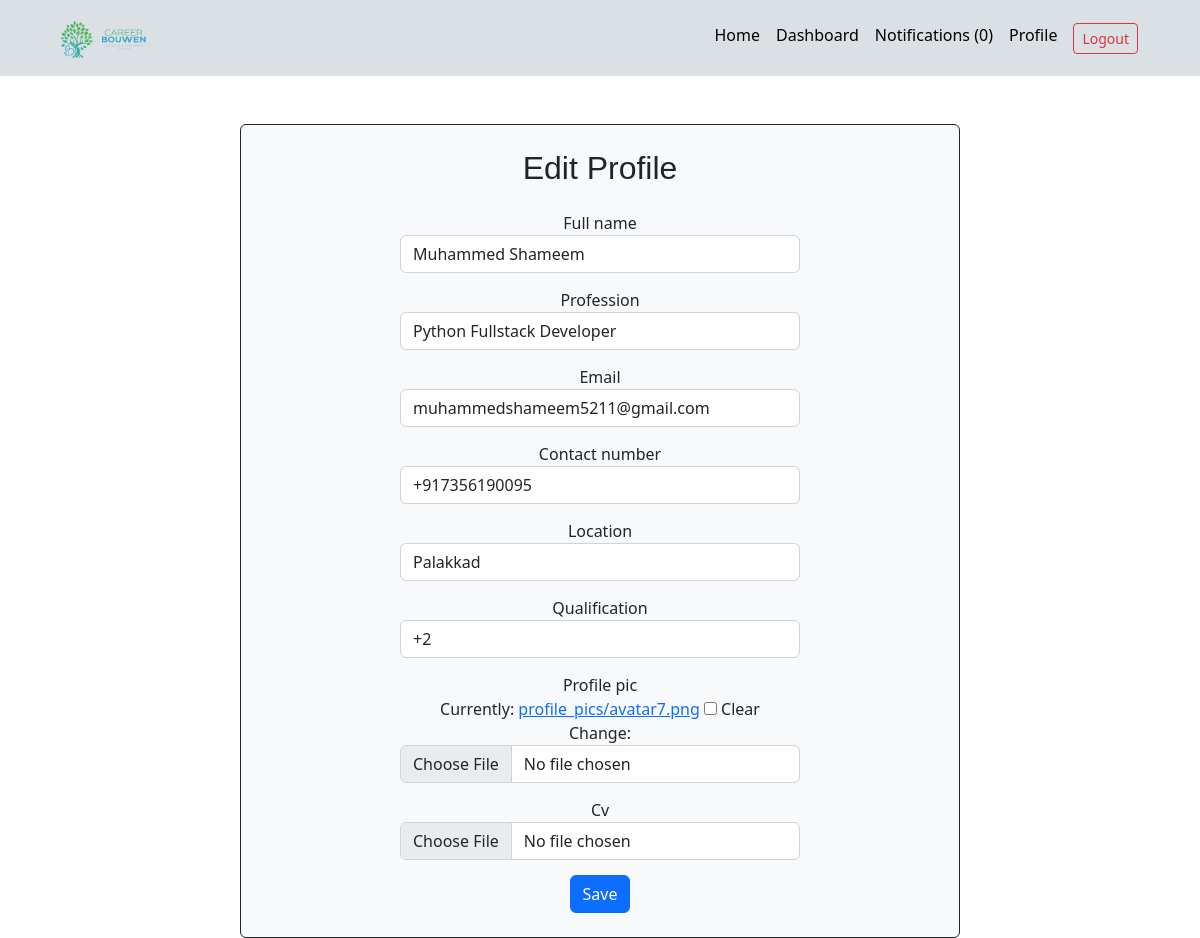
The page /Edit_Profile/ (signed in) on the database its author committed.
### CB_app/models.py (models this page shows)
class Userprofile(models.Model):
    user = models.OneToOneField(User, related_name='userprofile', on_delete=models.CASCADE)
    is_employer = models.BooleanField(default=False)
    EDUCATION_CHOICES = [
        ('+2', '+2'),('Diploma', 'Diploma'),
        ('BA ', 'BA'),('BSc','BSc'),('BCom','BCom'),('BCA','BCA'),
        ('BBA','BBA'),('B.Tech','B.Tech'),('B.Ed','B.Ed'),('BFA','BFA'),
        ('MA', 'MA'),('MSc','MSc'),('Mcom','Mcom'),('MCA','MCA'),
        ('MBA','MBA'),('M.Tech','M.Tech'),('M.Ed','M.Ed'),('MFA','MFA'),
        ('Ph.D', 'Ph.D')
    ]
    full_name = models.CharField(max_length=100, blank=True)
    job_title = models.CharField(max_length=50,blank=True)
    email = models.EmailField(blank=True)
    contact_number = models.CharField(max_length=15, blank=True)
    location = models.CharField(max_length=100, blank=True)
    qualification = models.CharField(max_length=20, choices=EDUCATION_CHOICES,blank=True)
    cv = models.FileField(upload_to='cv/', blank=True)
    profile_pic = models.ImageField(upload_to='profile_pics/',blank=True)
    company_name = models.CharField(max_length=100, blank=True)
    company_category = models.CharField(max_length=100, blank=True)
    company_address = models.CharField(max_length=200, blank=True)

### CB_app/views.py (the view)
# urls.py: path('Edit_Profile/',views.Edit_Profile,name='Edit_Profile'),
@login_required(login_url='SignIn')
def Edit_Profile(request):
    user_profile = request.user.userprofile
    if request.method == 'POST':
        if user_profile.is_employer:
            form = EmployerProfileForm(request.POST, request.FILES,instance=user_profile)
        else:
            form = JobSeekerProfileForm(request.POST, request.FILES, instance=user_profile)
        if form.is_valid():
            form.save()
            return redirect('Profile_Page')
    else:
        if user_profile.is_employer:
            form = EmployerProfileForm(instance=user_profile)
        else:
            form = JobSeekerProfileForm(instance=user_profile)
    return render(request, 'Edit_Profile.html', {'form': form})

### CB_app/forms.py
class JobSeekerProfileForm(forms.ModelForm):
    class Meta:
        model = Userprofile
        fields = ['full_name','job_title', 'email', 'contact_number', 'location','qualification','profile_pic', 'cv']
        labels = {
            'job_title': 'Profession',
        }
        widgets = {
            'full_name': forms.TextInput(attrs={'class': 'form-control'}),
            'job_title': forms.TextInput(attrs={'class': 'form-control'}),
            'email': forms.EmailInput(attrs={'class': 'form-control'}),
            'contact_number': forms.TextInput(attrs={'class': 'form-control'}),
            'location': forms.TextInput(attrs={'class': 'form-control'}),
            'qualification': forms.Select(attrs={'class': 'form-control'}),
            'profile_pic': forms.ClearableFileInput(attrs={'class': 'form-control', 'accept': 'image/*'}),
            'cv': forms.ClearableFileInput(attrs={'class': 'form-control', 'accept': 'application/pdf, application/msword'}),
        }

### CB_app/context_processors.py (called while the page is built)
def notifications(request):
    if request.user.is_authenticated:
        return {'notifications': request.user.notifications.filter(is_read=False)}
    else:
        return {'notifications': []}

### templates/Edit_Profile.html (shortened to what this page needs)
{% extends 'Base.html' %}
{% block content %}
<br><br>
<div class="container">
    <div class="row justify-content-center">
        <div class="col-md-8">
            <div class="card border-dark p-4 mx-auto bg-light">
                <h2 class="text-center mb-4" style="font-family: Verdana, Geneva, Tahoma, sans-serif;">Edit Profile</h2>
                <div style="text-align: center;">
                {% if request.user.userprofile.is_employer %}
                    <form method="post" enctype="multipart/form-data" style="max-width: 400px; margin: 0 auto;">
                        {% csrf_token %}
                        {% for field in form %}
                          <div style="margin-bottom: 15px;">
                            <label for="{{ field.id_for_label }}">{{ field.label }}</label><br>
                            {{ field }}
                          </div>
                        {% endfor %}
                        <button type="submit" class="btn btn-primary">Save</button>
                      </form>
                {% else %}
                        <form method="post" enctype="multipart/form-data" style="max-width: 400px; margin: 0 auto;">
                          {% for field in form %}
                            <div style="margin-bottom: 15px;">
                              <label for="{{ field.id_for_label }}">{{ field.label }}</label><br>
                              {{ field }}
                            </div>
                          {% endfor %}
                          <button type="submit" class="btn btn-primary">Save</button>
                        </form>
                      </div>
                {% endif %}
            </div>
        </div>
    </div>
</div>
{% endblock %}

### rows shown on the page
Userprofile: form "Muhammed Shameem" "Python Fullstack Developer" "muhammedshameem5211@gmail.com" "+917356190095" "Palakkad" "+2"

### other values the page prints
{{ notifications.count }} "0"
{{ field.label }} "Full name" "Profession" "Email" "Contact number" "Location" "Qualification" "Profile pic" "Cv"
